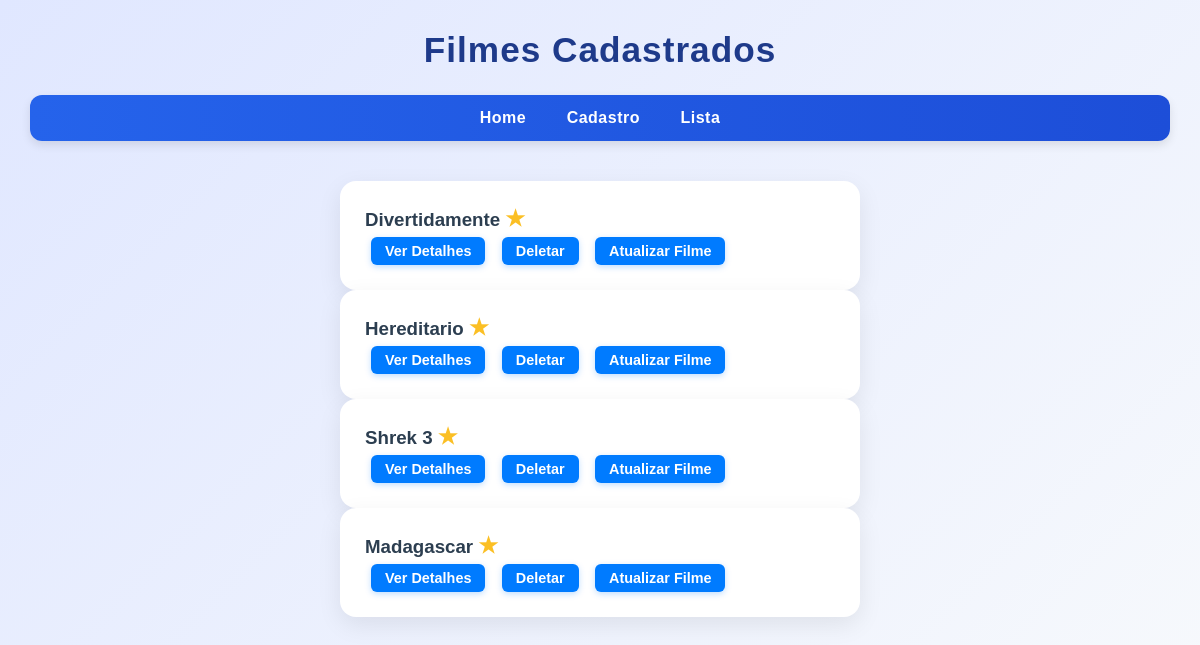
Before: /lista/ with the older database file.
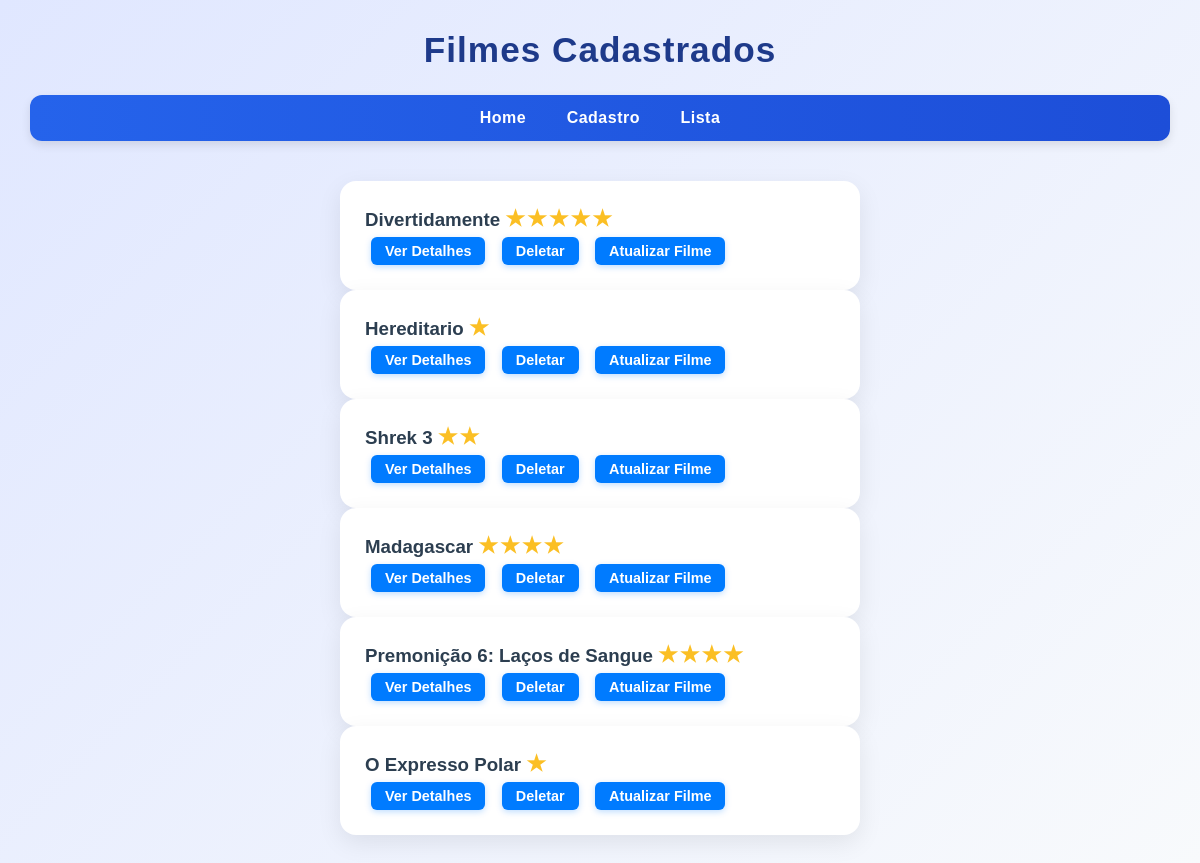
After: the same page with the newer database file.
### minhaapp/models.py (models this page shows)
class Filme(models.Model):
    titulo = models.CharField(
        max_length=100,
        help_text="Digite o titulo do filme")
    comentario = models.TextField(
        max_length=1000,
        help_text="Digite um comentario")
    nota = models.IntegerField()
    imagem_url = models.URLField(
        blank=True)

### minhaapp/views.py (the view)
# urls.py: path('lista/', views.lista, name='lista'),
def lista(request):
    filmes = Filme.objects.all()
    context = {'filmes': filmes }
    return render(request, 'filmes/lista.html', context)

### minhaapp/templates/filmes/lista.html (shortened to what this page needs)
{% load static %}
<!DOCTYPE html>
<html lang="pt-br">
<head>
    <link rel="stylesheet" href="{% static 'minhaapp/css/style.css' %}">
</head>
<body>
    <h1>Filmes Cadastrados</h1>
    <nav>
        <a href="/">Home</a>
        <a href="/cadastro/">Cadastro</a>
        <a href="/lista/">Lista</a>
    </nav>
    {% if filmes %}
    {% for filme in filmes %}
    <div class="lista-filmes">
        <h3>{{ filme.titulo }} <span class="estrelas nota-{{ filme.nota }}"></span></h3>
        <a class="botao-link" href="/detalhes/{{ filme.id }}/">Ver Detalhes</a>
        <a class="botao-link" href="{% url 'deletar' filme.id %}">Deletar</a>
        <a class="botao-link" href="/atualizar/{{ filme.id }}/">Atualizar Filme</a>
    </div>
    {% endfor %}
    {% else %}/
    <p>Nenhum item cadastrado ainda.</p>
    <a href="/cadastro/">Cadastrar primeiro filme</a>
    {% endif %}
</body>
</html>

### minhaapp/static/minhaapp/css/style.css (style rules this page uses)
* { margin: 0; padding: 0; box-sizing: border-box; }
body { font-family: 'Poppins', Arial, Helvetica, sans-serif; background: linear-gradient(135deg, #e0e7ff, #f8fafc); color: #2c3e50; text-align: center; padding: 30px; min-height: 100vh; }
h1 { color: #1e3a8a; margin-bottom: 25px; font-size: 2.2rem; letter-spacing: 1px; }
nav { background: linear-gradient(90deg, #2563eb, #1d4ed8); padding: 14px 20px; border-radius: 12px; margin-bottom: 40px; box-shadow: 0 4px 10px rgba(0, 0, 0, 0.1); }
nav a { color: #fff; text-decoration: none; margin: 0 18px; font-weight: 600; letter-spacing: 0.5px; transition: all 0.3s ease; }
.lista-filmes { background-color: #fff; width: 80%; max-width: 520px; margin: 0 auto; padding: 25px; border-radius: 16px; box-shadow: 0 8px 25px rgba(0, 0, 0, 0.08); text-align: left; transition: all 0.3s ease; }
.estrelas { font-size: 22px; color: #fbbf24; letter-spacing: 2px; }
.nota-1::before { content: "★"; }
.nota-2::before { content: "★★"; }
.nota-4::before { content: "★★★★"; }
.nota-5::before { content: "★★★★★"; }
.botao-link { display: inline-block; background-color: #007bff; color: #fff; text-decoration: none; padding: 6px 14px; border-radius: 6px; font-weight: 600; font-size: 0.9rem; transition: all 0.2s ease; box-shadow: 0 2px 6px rgba(0, 123, 255, 0.25); margin: 0 6px; }

Changed rows visible on the page:
changed Filme "Divertidamente": nota 1 → 5 (drawn)
changed Filme "Shrek 3": nota 1 → 2 (drawn)
changed Filme "Madagascar": nota 1 → 4 (drawn)
added Filme: titulo "Premonição 6: Laços de Sangue", nota 4 (drawn)
added Filme: titulo "O Expresso Polar", nota 1 (drawn)
